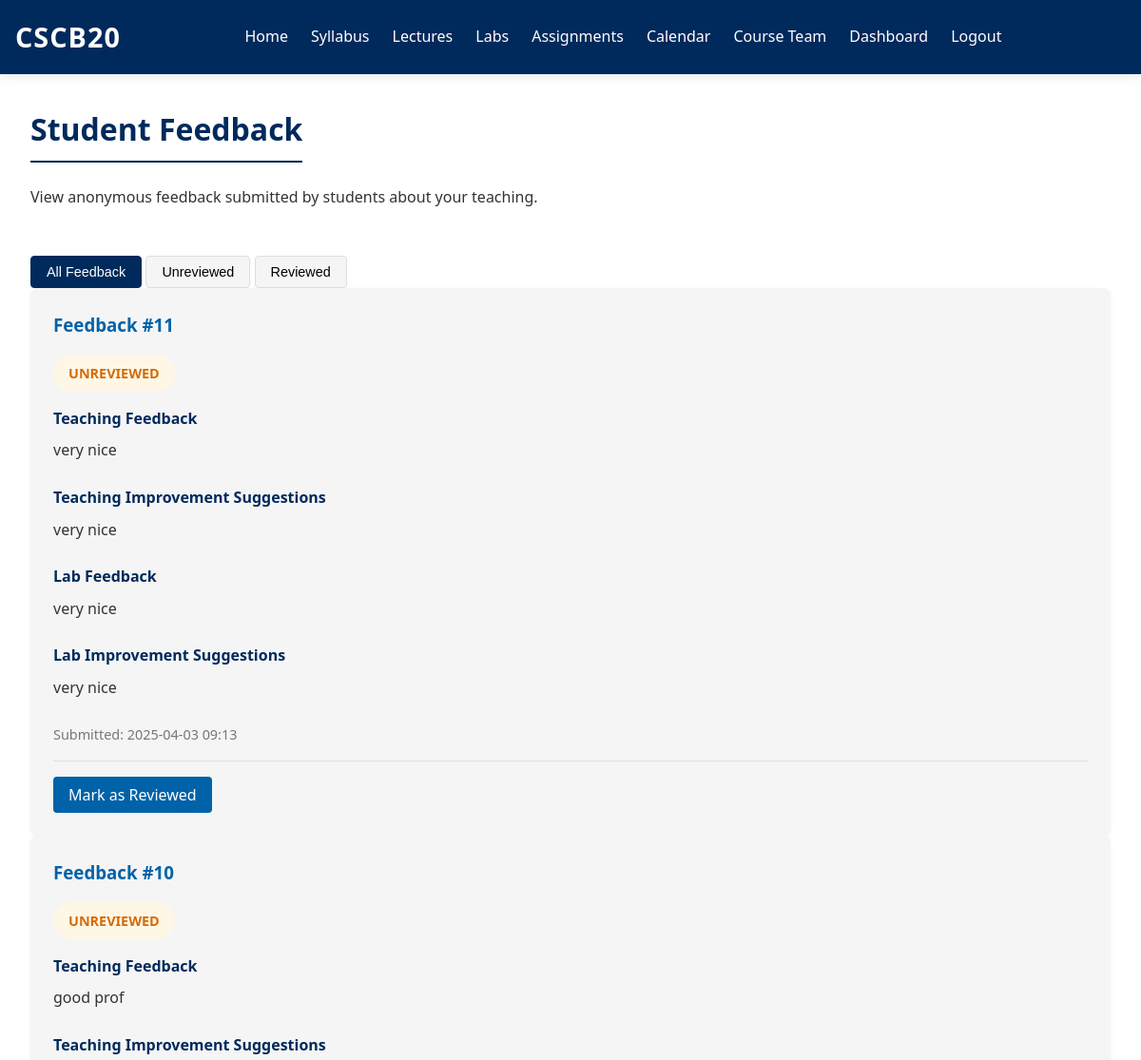
The page /instructor/view-feedback (signed in, upper part) on the database as committed earlier.
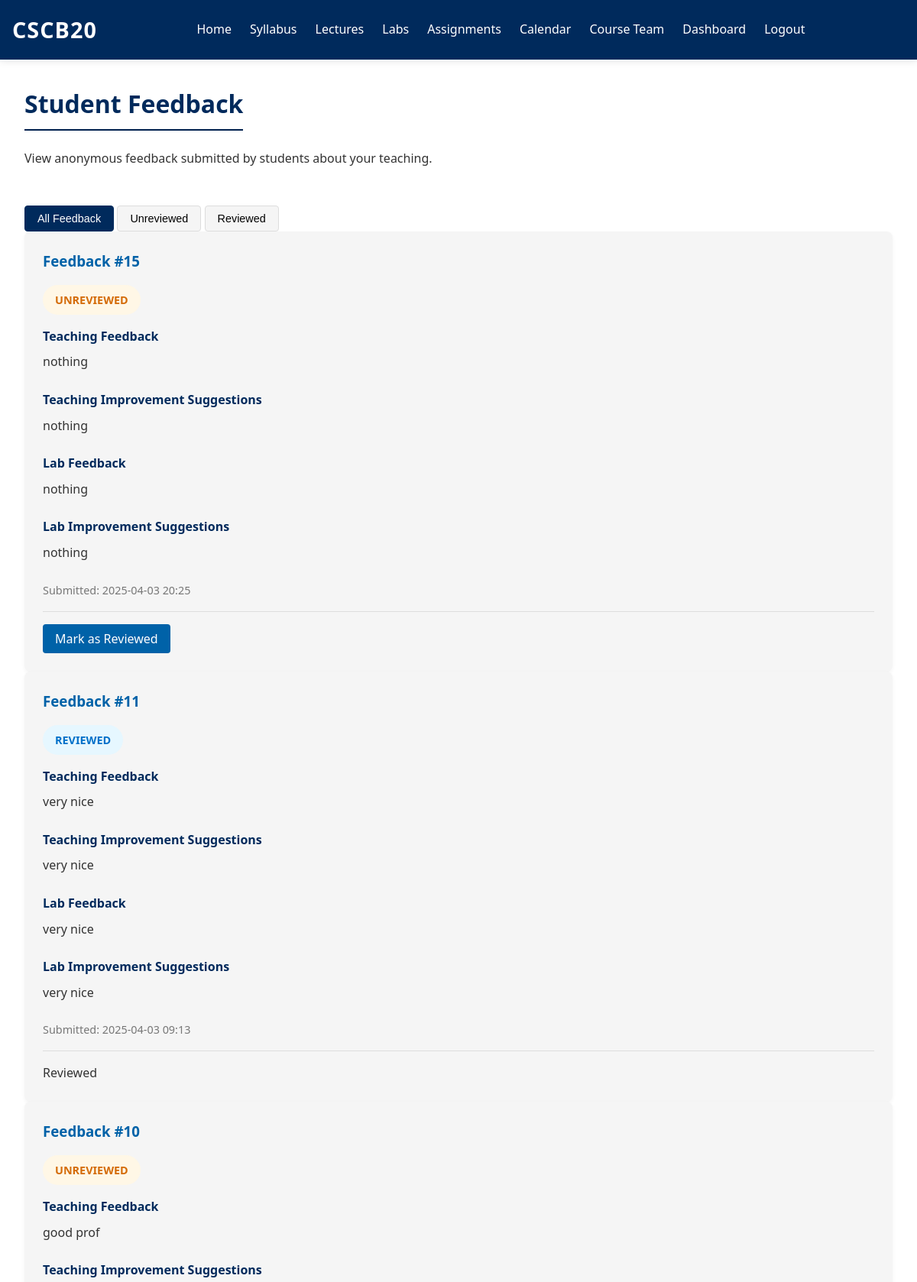
The same page on the database as committed later.
### app.py (models this page shows, shortened)
class Feedback(db.Model):
    id = db.Column(db.Integer, primary_key=True)
    instructor_id = db.Column(db.Integer, db.ForeignKey('user.id'), nullable=False)
    teaching_feedback = db.Column(db.Text, nullable=False)
    teaching_improvement = db.Column(db.Text, nullable=False)
    lab_feedback = db.Column(db.Text, nullable=False)
    lab_improvement = db.Column(db.Text, nullable=False)
    created_at = db.Column(db.DateTime, default=datetime.utcnow)
    reviewed = db.Column(db.Boolean, default=False)

### app.py (the view)
    def wrapper(*args, **kwargs):
        if 'user_id' not in session:
            flash('Please log in to access this page', 'info')
            return redirect(url_for('login'))
        return route_function(*args, **kwargs)

### app.py (called while the page is built)
def login_required(route_function):
    def wrapper(*args, **kwargs):
        if 'user_id' not in session:
            flash('Please log in to access this page', 'info')
            return redirect(url_for('login'))
        return route_function(*args, **kwargs)
    wrapper.__name__ = route_function.__name__
    return wrapper

@app.route('/instructor/view-feedback')
@login_required
def view_feedback():
    if session['role'] != 'instructor':
        flash('Please log in as an instructor to access this page.', 'error')
        return redirect(url_for('login'))
    instructor_id = session['user_id']
    feedback = Feedback.query.filter_by(instructor_id=instructor_id).order_by(Feedback.created_at.desc()).all()
    return render_template('instructor/feedback.html', feedback=feedback)

### templates/instructor/feedback.html (shortened to what this page needs)
{% extends 'base.html' %}
{% block content %}
<section class="feedback-header">
    <h2>Student Feedback</h2>
    <p>View anonymous feedback submitted by students about your teaching.</p>
</section>
<section class="feedback-content">
    <div class="filter-buttons">
        <button class="filter-button active" data-filter="all">All Feedback</button>
        <button class="filter-button" data-filter="false">Unreviewed</button>
        <button class="filter-button" data-filter="true">Reviewed</button>
    </div>
    {% if feedback %}
    <div class="feedback-list">
        {% for item in feedback %}
        <div class="feedback-card" data-reviewed="{{ 'true' if item.reviewed else 'false' }}">
            <div class="feedback-header">
                <h3>Feedback #{{ item.id }}</h3>
                <span class="status-badge {{ 'reviewed' if item.reviewed else 'unreviewed' }}">
                    {{ 'Reviewed' if item.reviewed else 'Unreviewed' }}
                </span>
            </div>
            <div class="feedback-body">
                <div class="feedback-section">
                    <h3>Teaching Feedback</h3>
                    <p>{{ item.teaching_feedback }}</p>
                </div>
                <div class="feedback-section">
                    <h3>Teaching Improvement Suggestions</h3>
                    <p>{{ item.teaching_improvement }}</p>
                </div>
                <div class="feedback-section">
                    <h3>Lab Feedback</h3>
                    <p>{{ item.lab_feedback }}</p>
                </div>
                <div class="feedback-section">
                    <h3>Lab Improvement Suggestions</h3>
                    <p>{{ item.lab_improvement }}</p>
                </div>
                <div class="feedback-date">
                    Submitted: {{ item.created_at.strftime('%Y-%m-%d %H:%M') }}
                </div>
            </div>
            <div class="feedback-actions">
                {% if not item.reviewed %}
                <form method="POST" action="{{ url_for('mark_feedback_reviewed', feedback_id=item.id) }}">
                    <button type="submit" class="button">Mark as Reviewed</button>
                </form>
                {% else %}
                <span class="reviewed-badge">Reviewed</span>
                {% endif %}
            </div>
        </div>
        {% endfor %}
    </div>
    {% else %}
    <div class="no-feedback">
        <p>No feedback has been submitted yet.</p>
    </div>
    {% endif %}
</section>
{% endblock %}

Rows that differ between the two databases and show on the page:
added Feedback: id "15", reviewed "UNREVIEWED", teaching_feedback "nothing", teaching_improvement "nothing", lab_feedback "nothing", lab_improvement "nothing", created_at "2025-04-03 20:25"
changed Feedback "very nice": reviewed "UNREVIEWED" → "REVIEWED"; reviewed "Mark as Reviewed" → "Reviewed"
